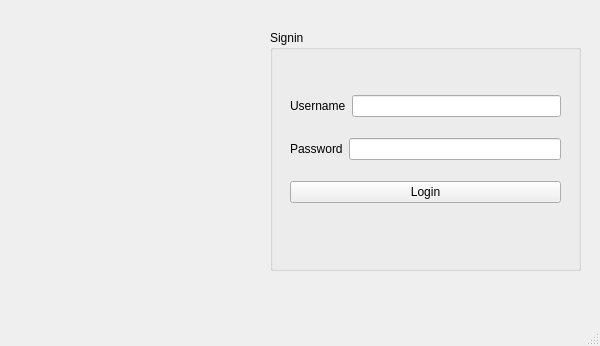
<?xml version="1.0" encoding="UTF-8"?>
<ui version="4.0">
 <class>MainWindow</class>
 <widget class="QMainWindow" name="MainWindow">
  <property name="geometry">
   <rect>
    <x>0</x>
    <y>0</y>
    <width>600</width>
    <height>346</height>
   </rect>
  </property>
  <property name="windowTitle">
   <string>MainWindow</string>
  </property>
  <widget class="QWidget" name="centralwidget">
   <widget class="QGroupBox" name="groupBox">
    <property name="geometry">
     <rect>
      <x>270</x>
      <y>30</y>
      <width>311</width>
      <height>241</height>
     </rect>
    </property>
    <property name="title">
     <string>Signin</string>
    </property>
    <widget class="QWidget" name="">
     <property name="geometry">
      <rect>
       <x>20</x>
       <y>50</y>
       <width>271</width>
       <height>141</height>
      </rect>
     </property>
     <layout class="QVBoxLayout" name="verticalLayout">
      <item>
       <layout class="QHBoxLayout" name="horizontalLayout_2">
        <item>
         <widget class="QLabel" name="label_2">
          <property name="text">
           <string>Username</string>
          </property>
         </widget>
        </item>
        <item>
         <widget class="QLineEdit" name="lineEdit_Username"/>
        </item>
       </layout>
      </item>
      <item>
       <layout class="QHBoxLayout" name="horizontalLayout">
        <item>
         <widget class="QLabel" name="label">
          <property name="text">
           <string>Password</string>
          </property>
         </widget>
        </item>
        <item>
         <widget class="QLineEdit" name="lineEdit_Password">
          <property name="echoMode">
           <enum>QLineEdit::Password</enum>
          </property>
         </widget>
        </item>
       </layout>
      </item>
      <item>
       <widget class="QPushButton" name="Login">
        <property name="text">
         <string>Login</string>
        </property>
       </widget>
      </item>
     </layout>
    </widget>
   </widget>
   <widget class="QLabel" name="label_Pic">
    <property name="geometry">
     <rect>
      <x>20</x>
      <y>60</y>
      <width>221</width>
      <height>151</height>
     </rect>
    </property>
    <property name="text">
     <string/>
    </property>
   </widget>
  </widget>
  <widget class="QMenuBar" name="menubar">
   <property name="geometry">
    <rect>
     <x>0</x>
     <y>0</y>
     <width>600</width>
     <height>22</height>
    </rect>
   </property>
  </widget>
  <widget class="QStatusBar" name="statusbar"/>
 </widget>
 <resources/>
 <connections/>
</ui>
